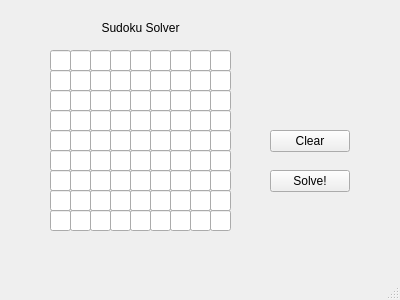
<?xml version="1.0" encoding="UTF-8"?>
<ui version="4.0">
 <class>MainWindow</class>
 <widget class="QMainWindow" name="MainWindow">
  <property name="geometry">
   <rect>
    <x>0</x>
    <y>0</y>
    <width>400</width>
    <height>300</height>
   </rect>
  </property>
  <property name="minimumSize">
   <size>
    <width>400</width>
    <height>300</height>
   </size>
  </property>
  <property name="maximumSize">
   <size>
    <width>400</width>
    <height>300</height>
   </size>
  </property>
  <property name="windowTitle">
   <string>Sudoku Solver</string>
  </property>
  <widget class="QWidget" name="centralwidget">
   <widget class="QLineEdit" name="lineEdit_01">
    <property name="geometry">
     <rect>
      <x>50</x>
      <y>50</y>
      <width>21</width>
      <height>21</height>
     </rect>
    </property>
    <property name="maxLength">
     <number>1</number>
    </property>
    <property name="alignment">
     <set>Qt::AlignCenter</set>
    </property>
   </widget>
   <widget class="QLineEdit" name="lineEdit_02">
    <property name="geometry">
     <rect>
      <x>70</x>
      <y>50</y>
      <width>21</width>
      <height>21</height>
     </rect>
    </property>
    <property name="maxLength">
     <number>1</number>
    </property>
    <property name="alignment">
     <set>Qt::AlignCenter</set>
    </property>
   </widget>
   <widget class="QLineEdit" name="lineEdit_03">
    <property name="geometry">
     <rect>
      <x>90</x>
      <y>50</y>
      <width>21</width>
      <height>21</height>
     </rect>
    </property>
    <property name="maxLength">
     <number>1</number>
    </property>
    <property name="alignment">
     <set>Qt::AlignCenter</set>
    </property>
   </widget>
   <widget class="QLineEdit" name="lineEdit_04">
    <property name="geometry">
     <rect>
      <x>110</x>
      <y>50</y>
      <width>21</width>
      <height>21</height>
     </rect>
    </property>
    <property name="maxLength">
     <number>1</number>
    </property>
    <property name="alignment">
     <set>Qt::AlignCenter</set>
    </property>
   </widget>
   <widget class="QLineEdit" name="lineEdit_05">
    <property name="geometry">
     <rect>
      <x>130</x>
      <y>50</y>
      <width>21</width>
      <height>21</height>
     </rect>
    </property>
    <property name="maxLength">
     <number>1</number>
    </property>
    <property name="alignment">
     <set>Qt::AlignCenter</set>
    </property>
   </widget>
   <widget class="QLineEdit" name="lineEdit_06">
    <property name="geometry">
     <rect>
      <x>150</x>
      <y>50</y>
      <width>21</width>
      <height>21</height>
     </rect>
    </property>
    <property name="maxLength">
     <number>1</number>
    </property>
    <property name="alignment">
     <set>Qt::AlignCenter</set>
    </property>
   </widget>
   <widget class="QLineEdit" name="lineEdit_07">
    <property name="geometry">
     <rect>
      <x>170</x>
      <y>50</y>
      <width>21</width>
      <height>21</height>
     </rect>
    </property>
    <property name="maxLength">
     <number>1</number>
    </property>
    <property name="alignment">
     <set>Qt::AlignCenter</set>
    </property>
   </widget>
   <widget class="QLineEdit" name="lineEdit_08">
    <property name="geometry">
     <rect>
      <x>190</x>
      <y>50</y>
      <width>21</width>
      <height>21</height>
     </rect>
    </property>
    <property name="maxLength">
     <number>1</number>
    </property>
    <property name="alignment">
     <set>Qt::AlignCenter</set>
    </property>
   </widget>
   <widget class="QLineEdit" name="lineEdit_09">
    <property name="geometry">
     <rect>
      <x>210</x>
      <y>50</y>
      <width>21</width>
      <height>21</height>
     </rect>
    </property>
    <property name="maxLength">
     <number>1</number>
    </property>
    <property name="alignment">
     <set>Qt::AlignCenter</set>
    </property>
   </widget>
   <widget class="QLabel" name="Title">
    <property name="geometry">
     <rect>
      <x>50</x>
      <y>20</y>
      <width>181</width>
      <height>16</height>
     </rect>
    </property>
    <property name="text">
     <string>Sudoku Solver</string>
    </property>
    <property name="alignment">
     <set>Qt::AlignCenter</set>
    </property>
   </widget>
   <widget class="QPushButton" name="clearButton">
    <property name="geometry">
     <rect>
      <x>270</x>
      <y>130</y>
      <width>80</width>
      <height>22</height>
     </rect>
    </property>
    <property name="text">
     <string>Clear</string>
    </property>
   </widget>
   <widget class="QPushButton" name="solveButton">
    <property name="geometry">
     <rect>
      <x>270</x>
      <y>170</y>
      <width>80</width>
      <height>22</height>
     </rect>
    </property>
    <property name="text">
     <string>Solve!</string>
    </property>
   </widget>
   <widget class="QLineEdit" name="lineEdit_10">
    <property name="geometry">
     <rect>
      <x>50</x>
      <y>70</y>
      <width>21</width>
      <height>21</height>
     </rect>
    </property>
    <property name="maxLength">
     <number>1</number>
    </property>
    <property name="alignment">
     <set>Qt::AlignCenter</set>
    </property>
   </widget>
   <widget class="QLineEdit" name="lineEdit_11">
    <property name="geometry">
     <rect>
      <x>70</x>
      <y>70</y>
      <width>21</width>
      <height>21</height>
     </rect>
    </property>
    <property name="maxLength">
     <number>1</number>
    </property>
    <property name="alignment">
     <set>Qt::AlignCenter</set>
    </property>
   </widget>
   <widget class="QLineEdit" name="lineEdit_12">
    <property name="geometry">
     <rect>
      <x>90</x>
      <y>70</y>
      <width>21</width>
      <height>21</height>
     </rect>
    </property>
    <property name="maxLength">
     <number>1</number>
    </property>
    <property name="alignment">
     <set>Qt::AlignCenter</set>
    </property>
   </widget>
   <widget class="QLineEdit" name="lineEdit_13">
    <property name="geometry">
     <rect>
      <x>110</x>
      <y>70</y>
      <width>21</width>
      <height>21</height>
     </rect>
    </property>
    <property name="maxLength">
     <number>1</number>
    </property>
    <property name="alignment">
     <set>Qt::AlignCenter</set>
    </property>
   </widget>
   <widget class="QLineEdit" name="lineEdit_14">
    <property name="geometry">
     <rect>
      <x>130</x>
      <y>70</y>
      <width>21</width>
      <height>21</height>
     </rect>
    </property>
    <property name="maxLength">
     <number>1</number>
    </property>
    <property name="alignment">
     <set>Qt::AlignCenter</set>
    </property>
   </widget>
   <widget class="QLineEdit" name="lineEdit_15">
    <property name="geometry">
     <rect>
      <x>150</x>
      <y>70</y>
      <width>21</width>
      <height>21</height>
     </rect>
    </property>
    <property name="maxLength">
     <number>1</number>
    </property>
    <property name="alignment">
     <set>Qt::AlignCenter</set>
    </property>
   </widget>
   <widget class="QLineEdit" name="lineEdit_16">
    <property name="geometry">
     <rect>
      <x>170</x>
      <y>70</y>
      <width>21</width>
      <height>21</height>
     </rect>
    </property>
    <property name="maxLength">
     <number>1</number>
    </property>
    <property name="alignment">
     <set>Qt::AlignCenter</set>
    </property>
   </widget>
   <widget class="QLineEdit" name="lineEdit_17">
    <property name="geometry">
     <rect>
      <x>190</x>
      <y>70</y>
      <width>21</width>
      <height>21</height>
     </rect>
    </property>
    <property name="maxLength">
     <number>1</number>
    </property>
    <property name="alignment">
     <set>Qt::AlignCenter</set>
    </property>
   </widget>
   <widget class="QLineEdit" name="lineEdit_18">
    <property name="geometry">
     <rect>
      <x>210</x>
      <y>70</y>
      <width>21</width>
      <height>21</height>
     </rect>
    </property>
    <property name="maxLength">
     <number>1</number>
    </property>
    <property name="alignment">
     <set>Qt::AlignCenter</set>
    </property>
   </widget>
   <widget class="QLineEdit" name="lineEdit_19">
    <property name="geometry">
     <rect>
      <x>50</x>
      <y>90</y>
      <width>21</width>
      <height>21</height>
     </rect>
    </property>
    <property name="maxLength">
     <number>1</number>
    </property>
    <property name="alignment">
     <set>Qt::AlignCenter</set>
    </property>
   </widget>
   <widget class="QLineEdit" name="lineEdit_20">
    <property name="geometry">
     <rect>
      <x>70</x>
      <y>90</y>
      <width>21</width>
      <height>21</height>
     </rect>
    </property>
    <property name="maxLength">
     <number>1</number>
    </property>
    <property name="alignment">
     <set>Qt::AlignCenter</set>
    </property>
   </widget>
   <widget class="QLineEdit" name="lineEdit_21">
    <property name="geometry">
     <rect>
      <x>90</x>
      <y>90</y>
      <width>21</width>
      <height>21</height>
     </rect>
    </property>
    <property name="maxLength">
     <number>1</number>
    </property>
    <property name="alignment">
     <set>Qt::AlignCenter</set>
    </property>
   </widget>
   <widget class="QLineEdit" name="lineEdit_22">
    <property name="geometry">
     <rect>
      <x>110</x>
      <y>90</y>
      <width>21</width>
      <height>21</height>
     </rect>
    </property>
    <property name="maxLength">
     <number>1</number>
    </property>
    <property name="alignment">
     <set>Qt::AlignCenter</set>
    </property>
   </widget>
   <widget class="QLineEdit" name="lineEdit_23">
    <property name="geometry">
     <rect>
      <x>130</x>
      <y>90</y>
      <width>21</width>
      <height>21</height>
     </rect>
    </property>
    <property name="maxLength">
     <number>1</number>
    </property>
    <property name="alignment">
     <set>Qt::AlignCenter</set>
    </property>
   </widget>
   <widget class="QLineEdit" name="lineEdit_24">
    <property name="geometry">
     <rect>
      <x>150</x>
      <y>90</y>
      <width>21</width>
      <height>21</height>
     </rect>
    </property>
    <property name="maxLength">
     <number>1</number>
    </property>
    <property name="alignment">
     <set>Qt::AlignCenter</set>
    </property>
   </widget>
   <widget class="QLineEdit" name="lineEdit_25">
    <property name="geometry">
     <rect>
      <x>170</x>
      <y>90</y>
      <width>21</width>
      <height>21</height>
     </rect>
    </property>
    <property name="maxLength">
     <number>1</number>
    </property>
    <property name="alignment">
     <set>Qt::AlignCenter</set>
    </property>
   </widget>
   <widget class="QLineEdit" name="lineEdit_26">
    <property name="geometry">
     <rect>
      <x>190</x>
      <y>90</y>
      <width>21</width>
      <height>21</height>
     </rect>
    </property>
    <property name="maxLength">
     <number>1</number>
    </property>
    <property name="alignment">
     <set>Qt::AlignCenter</set>
    </property>
   </widget>
   <widget class="QLineEdit" name="lineEdit_27">
    <property name="geometry">
     <rect>
      <x>210</x>
      <y>90</y>
      <width>21</width>
      <height>21</height>
     </rect>
    </property>
    <property name="maxLength">
     <number>1</number>
    </property>
    <property name="alignment">
     <set>Qt::AlignCenter</set>
    </property>
   </widget>
   <widget class="QLineEdit" name="lineEdit_28">
    <property name="geometry">
     <rect>
      <x>50</x>
      <y>110</y>
      <width>21</width>
      <height>21</height>
     </rect>
    </property>
    <property name="maxLength">
     <number>1</number>
    </property>
    <property name="alignment">
     <set>Qt::AlignCenter</set>
    </property>
   </widget>
   <widget class="QLineEdit" name="lineEdit_29">
    <property name="geometry">
     <rect>
      <x>70</x>
      <y>110</y>
      <width>21</width>
      <height>21</height>
     </rect>
    </property>
    <property name="maxLength">
     <number>1</number>
    </property>
    <property name="alignment">
     <set>Qt::AlignCenter</set>
    </property>
   </widget>
   <widget class="QLineEdit" name="lineEdit_30">
    <property name="geometry">
     <rect>
      <x>90</x>
      <y>110</y>
      <width>21</width>
      <height>21</height>
     </rect>
    </property>
    <property name="maxLength">
     <number>1</number>
    </property>
    <property name="alignment">
     <set>Qt::AlignCenter</set>
    </property>
   </widget>
   <widget class="QLineEdit" name="lineEdit_31">
    <property name="geometry">
     <rect>
      <x>110</x>
      <y>110</y>
      <width>21</width>
      <height>21</height>
     </rect>
    </property>
    <property name="maxLength">
     <number>1</number>
    </property>
    <property name="alignment">
     <set>Qt::AlignCenter</set>
    </property>
   </widget>
   <widget class="QLineEdit" name="lineEdit_32">
    <property name="geometry">
     <rect>
      <x>130</x>
      <y>110</y>
      <width>21</width>
      <height>21</height>
     </rect>
    </property>
    <property name="maxLength">
     <number>1</number>
    </property>
    <property name="alignment">
     <set>Qt::AlignCenter</set>
    </property>
   </widget>
   <widget class="QLineEdit" name="lineEdit_33">
    <property name="geometry">
     <rect>
      <x>150</x>
      <y>110</y>
      <width>21</width>
      <height>21</height>
     </rect>
    </property>
    <property name="maxLength">
     <number>1</number>
    </property>
    <property name="alignment">
     <set>Qt::AlignCenter</set>
    </property>
   </widget>
   <widget class="QLineEdit" name="lineEdit_34">
    <property name="geometry">
     <rect>
      <x>170</x>
      <y>110</y>
      <width>21</width>
      <height>21</height>
     </rect>
    </property>
    <property name="maxLength">
     <number>1</number>
    </property>
    <property name="alignment">
     <set>Qt::AlignCenter</set>
    </property>
   </widget>
   <widget class="QLineEdit" name="lineEdit_35">
    <property name="geometry">
     <rect>
      <x>190</x>
      <y>110</y>
      <width>21</width>
      <height>21</height>
     </rect>
    </property>
    <property name="maxLength">
     <number>1</number>
    </property>
    <property name="alignment">
     <set>Qt::AlignCenter</set>
    </property>
   </widget>
   <widget class="QLineEdit" name="lineEdit_36">
    <property name="geometry">
     <rect>
      <x>210</x>
      <y>110</y>
      <width>21</width>
      <height>21</height>
     </rect>
    </property>
    <property name="maxLength">
     <number>1</number>
    </property>
    <property name="alignment">
     <set>Qt::AlignCenter</set>
    </property>
   </widget>
   <widget class="QLineEdit" name="lineEdit_37">
    <property name="geometry">
     <rect>
      <x>50</x>
      <y>130</y>
      <width>21</width>
      <height>21</height>
     </rect>
    </property>
    <property name="maxLength">
     <number>1</number>
    </property>
    <property name="alignment">
     <set>Qt::AlignCenter</set>
    </property>
   </widget>
   <widget class="QLineEdit" name="lineEdit_38">
    <property name="geometry">
     <rect>
      <x>70</x>
      <y>130</y>
      <width>21</width>
      <height>21</height>
     </rect>
    </property>
    <property name="maxLength">
     <number>1</number>
    </property>
    <property name="alignment">
     <set>Qt::AlignCenter</set>
    </property>
   </widget>
   <widget class="QLineEdit" name="lineEdit_39">
    <property name="geometry">
     <rect>
      <x>90</x>
      <y>130</y>
      <width>21</width>
      <height>21</height>
     </rect>
    </property>
    <property name="maxLength">
     <number>1</number>
    </property>
    <property name="alignment">
     <set>Qt::AlignCenter</set>
    </property>
   </widget>
   <widget class="QLineEdit" name="lineEdit_40">
    <property name="geometry">
     <rect>
      <x>110</x>
      <y>130</y>
      <width>21</width>
      <height>21</height>
     </rect>
    </property>
    <property name="maxLength">
     <number>1</number>
    </property>
    <property name="alignment">
     <set>Qt::AlignCenter</set>
    </property>
   </widget>
   <widget class="QLineEdit" name="lineEdit_41">
    <property name="geometry">
     <rect>
      <x>130</x>
      <y>130</y>
      <width>21</width>
      <height>21</height>
     </rect>
    </property>
    <property name="maxLength">
     <number>1</number>
    </property>
    <property name="alignment">
     <set>Qt::AlignCenter</set>
    </property>
   </widget>
   <widget class="QLineEdit" name="lineEdit_42">
    <property name="geometry">
     <rect>
      <x>150</x>
      <y>130</y>
      <width>21</width>
      <height>21</height>
     </rect>
    </property>
    <property name="maxLength">
     <number>1</number>
    </property>
    <property name="alignment">
     <set>Qt::AlignCenter</set>
    </property>
   </widget>
   <widget class="QLineEdit" name="lineEdit_43">
    <property name="geometry">
     <rect>
      <x>170</x>
      <y>130</y>
      <width>21</width>
      <height>21</height>
     </rect>
    </property>
    <property name="maxLength">
     <number>1</number>
    </property>
    <property name="alignment">
     <set>Qt::AlignCenter</set>
    </property>
   </widget>
   <widget class="QLineEdit" name="lineEdit_44">
    <property name="geometry">
     <rect>
      <x>190</x>
      <y>130</y>
      <width>21</width>
      <height>21</height>
     </rect>
    </property>
    <property name="maxLength">
     <number>1</number>
    </property>
    <property name="alignment">
     <set>Qt::AlignCenter</set>
    </property>
   </widget>
   <widget class="QLineEdit" name="lineEdit_45">
    <property name="geometry">
     <rect>
      <x>210</x>
      <y>130</y>
      <width>21</width>
      <height>21</height>
     </rect>
    </property>
    <property name="maxLength">
     <number>1</number>
    </property>
    <property name="alignment">
     <set>Qt::AlignCenter</set>
    </property>
   </widget>
   <widget class="QLineEdit" name="lineEdit_46">
    <property name="geometry">
     <rect>
      <x>50</x>
      <y>150</y>
      <width>21</width>
      <height>21</height>
     </rect>
    </property>
    <property name="maxLength">
     <number>1</number>
    </property>
    <property name="alignment">
     <set>Qt::AlignCenter</set>
    </property>
   </widget>
   <widget class="QLineEdit" name="lineEdit_47">
    <property name="geometry">
     <rect>
      <x>70</x>
      <y>150</y>
      <width>21</width>
      <height>21</height>
     </rect>
    </property>
    <property name="maxLength">
     <number>1</number>
    </property>
    <property name="alignment">
     <set>Qt::AlignCenter</set>
    </property>
   </widget>
   <widget class="QLineEdit" name="lineEdit_48">
    <property name="geometry">
     <rect>
      <x>90</x>
      <y>150</y>
      <width>21</width>
      <height>21</height>
     </rect>
    </property>
    <property name="maxLength">
     <number>1</number>
    </property>
    <property name="alignment">
     <set>Qt::AlignCenter</set>
    </property>
   </widget>
   <widget class="QLineEdit" name="lineEdit_49">
    <property name="geometry">
     <rect>
      <x>110</x>
      <y>150</y>
      <width>21</width>
      <height>21</height>
     </rect>
    </property>
    <property name="maxLength">
     <number>1</number>
    </property>
    <property name="alignment">
     <set>Qt::AlignCenter</set>
    </property>
   </widget>
   <widget class="QLineEdit" name="lineEdit_50">
    <property name="geometry">
     <rect>
      <x>130</x>
      <y>150</y>
      <width>21</width>
      <height>21</height>
     </rect>
    </property>
    <property name="maxLength">
     <number>1</number>
    </property>
    <property name="alignment">
     <set>Qt::AlignCenter</set>
    </property>
   </widget>
   <widget class="QLineEdit" name="lineEdit_51">
    <property name="geometry">
     <rect>
      <x>150</x>
      <y>150</y>
      <width>21</width>
      <height>21</height>
     </rect>
    </property>
    <property name="maxLength">
     <number>1</number>
    </property>
    <property name="alignment">
     <set>Qt::AlignCenter</set>
    </property>
   </widget>
   <widget class="QLineEdit" name="lineEdit_52">
    <property name="geometry">
     <rect>
      <x>170</x>
      <y>150</y>
      <width>21</width>
      <height>21</height>
     </rect>
    </property>
    <property name="maxLength">
     <number>1</number>
    </property>
    <property name="alignment">
     <set>Qt::AlignCenter</set>
    </property>
   </widget>
   <widget class="QLineEdit" name="lineEdit_53">
    <property name="geometry">
     <rect>
      <x>190</x>
      <y>150</y>
      <width>21</width>
      <height>21</height>
     </rect>
    </property>
    <property name="maxLength">
     <number>1</number>
    </property>
    <property name="alignment">
     <set>Qt::AlignCenter</set>
    </property>
   </widget>
   <widget class="QLineEdit" name="lineEdit_54">
    <property name="geometry">
     <rect>
      <x>210</x>
      <y>150</y>
      <width>21</width>
      <height>21</height>
     </rect>
    </property>
    <property name="maxLength">
     <number>1</number>
    </property>
    <property name="alignment">
     <set>Qt::AlignCenter</set>
    </property>
   </widget>
   <widget class="QLineEdit" name="lineEdit_55">
    <property name="geometry">
     <rect>
      <x>50</x>
      <y>170</y>
      <width>21</width>
      <height>21</height>
     </rect>
    </property>
    <property name="maxLength">
     <number>1</number>
    </property>
    <property name="alignment">
     <set>Qt::AlignCenter</set>
    </property>
   </widget>
   <widget class="QLineEdit" name="lineEdit_56">
    <property name="geometry">
     <rect>
      <x>70</x>
      <y>170</y>
      <width>21</width>
      <height>21</height>
     </rect>
    </property>
    <property name="maxLength">
     <number>1</number>
    </property>
    <property name="alignment">
     <set>Qt::AlignCenter</set>
    </property>
   </widget>
   <widget class="QLineEdit" name="lineEdit_57">
    <property name="geometry">
     <rect>
      <x>90</x>
      <y>170</y>
      <width>21</width>
      <height>21</height>
     </rect>
    </property>
    <property name="maxLength">
     <number>1</number>
    </property>
    <property name="alignment">
     <set>Qt::AlignCenter</set>
    </property>
   </widget>
   <widget class="QLineEdit" name="lineEdit_58">
    <property name="geometry">
     <rect>
      <x>110</x>
      <y>170</y>
      <width>21</width>
      <height>21</height>
     </rect>
    </property>
    <property name="maxLength">
     <number>1</number>
    </property>
    <property name="alignment">
     <set>Qt::AlignCenter</set>
    </property>
   </widget>
   <widget class="QLineEdit" name="lineEdit_59">
    <property name="geometry">
     <rect>
      <x>130</x>
      <y>170</y>
      <width>21</width>
      <height>21</height>
     </rect>
    </property>
    <property name="maxLength">
     <number>1</number>
    </property>
    <property name="alignment">
     <set>Qt::AlignCenter</set>
    </property>
   </widget>
   <widget class="QLineEdit" name="lineEdit_60">
    <property name="geometry">
     <rect>
      <x>150</x>
      <y>170</y>
      <width>21</width>
      <height>21</height>
     </rect>
    </property>
    <property name="maxLength">
     <number>1</number>
    </property>
    <property name="alignment">
     <set>Qt::AlignCenter</set>
    </property>
   </widget>
   <widget class="QLineEdit" name="lineEdit_61">
    <property name="geometry">
     <rect>
      <x>170</x>
      <y>170</y>
      <width>21</width>
      <height>21</height>
     </rect>
    </property>
    <property name="maxLength">
     <number>1</number>
    </property>
    <property name="alignment">
     <set>Qt::AlignCenter</set>
    </property>
   </widget>
   <widget class="QLineEdit" name="lineEdit_62">
    <property name="geometry">
     <rect>
      <x>190</x>
      <y>170</y>
      <width>21</width>
      <height>21</height>
     </rect>
    </property>
    <property name="maxLength">
     <number>1</number>
    </property>
    <property name="alignment">
     <set>Qt::AlignCenter</set>
    </property>
   </widget>
   <widget class="QLineEdit" name="lineEdit_63">
    <property name="geometry">
     <rect>
      <x>210</x>
      <y>170</y>
      <width>21</width>
      <height>21</height>
     </rect>
    </property>
    <property name="maxLength">
     <number>1</number>
    </property>
    <property name="alignment">
     <set>Qt::AlignCenter</set>
    </property>
   </widget>
   <widget class="QLineEdit" name="lineEdit_64">
    <property name="geometry">
     <rect>
      <x>50</x>
      <y>190</y>
      <width>21</width>
      <height>21</height>
     </rect>
    </property>
    <property name="maxLength">
     <number>1</number>
    </property>
    <property name="alignment">
     <set>Qt::AlignCenter</set>
    </property>
   </widget>
   <widget class="QLineEdit" name="lineEdit_65">
    <property name="geometry">
     <rect>
      <x>70</x>
      <y>190</y>
      <width>21</width>
      <height>21</height>
     </rect>
    </property>
    <property name="maxLength">
     <number>1</number>
    </property>
    <property name="alignment">
     <set>Qt::AlignCenter</set>
    </property>
   </widget>
   <widget class="QLineEdit" name="lineEdit_66">
    <property name="geometry">
     <rect>
      <x>90</x>
      <y>190</y>
      <width>21</width>
      <height>21</height>
     </rect>
    </property>
    <property name="maxLength">
     <number>1</number>
    </property>
    <property name="alignment">
     <set>Qt::AlignCenter</set>
    </property>
   </widget>
   <widget class="QLineEdit" name="lineEdit_67">
    <property name="geometry">
     <rect>
      <x>110</x>
      <y>190</y>
      <width>21</width>
      <height>21</height>
     </rect>
    </property>
    <property name="maxLength">
     <number>1</number>
    </property>
    <property name="alignment">
     <set>Qt::AlignCenter</set>
    </property>
   </widget>
   <widget class="QLineEdit" name="lineEdit_68">
    <property name="geometry">
     <rect>
      <x>130</x>
      <y>190</y>
      <width>21</width>
      <height>21</height>
     </rect>
    </property>
    <property name="maxLength">
     <number>1</number>
    </property>
    <property name="alignment">
     <set>Qt::AlignCenter</set>
    </property>
   </widget>
   <widget class="QLineEdit" name="lineEdit_69">
    <property name="geometry">
     <rect>
      <x>150</x>
      <y>190</y>
      <width>21</width>
      <height>21</height>
     </rect>
    </property>
    <property name="maxLength">
     <number>1</number>
    </property>
    <property name="alignment">
     <set>Qt::AlignCenter</set>
    </property>
   </widget>
   <widget class="QLineEdit" name="lineEdit_70">
    <property name="geometry">
     <rect>
      <x>170</x>
      <y>190</y>
      <width>21</width>
      <height>21</height>
     </rect>
    </property>
    <property name="maxLength">
     <number>1</number>
    </property>
    <property name="alignment">
     <set>Qt::AlignCenter</set>
    </property>
   </widget>
   <widget class="QLineEdit" name="lineEdit_71">
    <property name="geometry">
     <rect>
      <x>190</x>
      <y>190</y>
      <width>21</width>
      <height>21</height>
     </rect>
    </property>
    <property name="maxLength">
     <number>1</number>
    </property>
    <property name="alignment">
     <set>Qt::AlignCenter</set>
    </property>
   </widget>
   <widget class="QLineEdit" name="lineEdit_72">
    <property name="geometry">
     <rect>
      <x>210</x>
      <y>190</y>
      <width>21</width>
      <height>21</height>
     </rect>
    </property>
    <property name="maxLength">
     <number>1</number>
    </property>
    <property name="alignment">
     <set>Qt::AlignCenter</set>
    </property>
   </widget>
   <widget class="QLineEdit" name="lineEdit_73">
    <property name="geometry">
     <rect>
      <x>50</x>
      <y>210</y>
      <width>21</width>
      <height>21</height>
     </rect>
    </property>
    <property name="maxLength">
     <number>1</number>
    </property>
    <property name="alignment">
     <set>Qt::AlignCenter</set>
    </property>
   </widget>
   <widget class="QLineEdit" name="lineEdit_74">
    <property name="geometry">
     <rect>
      <x>70</x>
      <y>210</y>
      <width>21</width>
      <height>21</height>
     </rect>
    </property>
    <property name="maxLength">
     <number>1</number>
    </property>
    <property name="alignment">
     <set>Qt::AlignCenter</set>
    </property>
   </widget>
   <widget class="QLineEdit" name="lineEdit_75">
    <property name="geometry">
     <rect>
      <x>90</x>
      <y>210</y>
      <width>21</width>
      <height>21</height>
     </rect>
    </property>
    <property name="maxLength">
     <number>1</number>
    </property>
    <property name="alignment">
     <set>Qt::AlignCenter</set>
    </property>
   </widget>
   <widget class="QLineEdit" name="lineEdit_76">
    <property name="geometry">
     <rect>
      <x>110</x>
      <y>210</y>
      <width>21</width>
      <height>21</height>
     </rect>
    </property>
    <property name="maxLength">
     <number>1</number>
    </property>
    <property name="alignment">
     <set>Qt::AlignCenter</set>
    </property>
   </widget>
   <widget class="QLineEdit" name="lineEdit_77">
    <property name="geometry">
     <rect>
      <x>130</x>
      <y>210</y>
      <width>21</width>
      <height>21</height>
     </rect>
    </property>
    <property name="maxLength">
     <number>1</number>
    </property>
    <property name="alignment">
     <set>Qt::AlignCenter</set>
    </property>
   </widget>
   <widget class="QLineEdit" name="lineEdit_78">
    <property name="geometry">
     <rect>
      <x>150</x>
      <y>210</y>
      <width>21</width>
      <height>21</height>
     </rect>
    </property>
    <property name="maxLength">
     <number>1</number>
    </property>
    <property name="alignment">
     <set>Qt::AlignCenter</set>
    </property>
   </widget>
   <widget class="QLineEdit" name="lineEdit_79">
    <property name="geometry">
     <rect>
      <x>170</x>
      <y>210</y>
      <width>21</width>
      <height>21</height>
     </rect>
    </property>
    <property name="maxLength">
     <number>1</number>
    </property>
    <property name="alignment">
     <set>Qt::AlignCenter</set>
    </property>
   </widget>
   <widget class="QLineEdit" name="lineEdit_80">
    <property name="geometry">
     <rect>
      <x>190</x>
      <y>210</y>
      <width>21</width>
      <height>21</height>
     </rect>
    </property>
    <property name="maxLength">
     <number>1</number>
    </property>
    <property name="alignment">
     <set>Qt::AlignCenter</set>
    </property>
   </widget>
   <widget class="QLineEdit" name="lineEdit_81">
    <property name="geometry">
     <rect>
      <x>210</x>
      <y>210</y>
      <width>21</width>
      <height>21</height>
     </rect>
    </property>
    <property name="maxLength">
     <number>1</number>
    </property>
    <property name="alignment">
     <set>Qt::AlignCenter</set>
    </property>
   </widget>
   <zorder>clearButton</zorder>
   <zorder>solveButton</zorder>
   <zorder>lineEdit_01</zorder>
   <zorder>lineEdit_02</zorder>
   <zorder>lineEdit_03</zorder>
   <zorder>lineEdit_04</zorder>
   <zorder>lineEdit_05</zorder>
   <zorder>lineEdit_06</zorder>
   <zorder>lineEdit_07</zorder>
   <zorder>lineEdit_08</zorder>
   <zorder>lineEdit_09</zorder>
   <zorder>Title</zorder>
   <zorder>lineEdit_10</zorder>
   <zorder>lineEdit_11</zorder>
   <zorder>lineEdit_12</zorder>
   <zorder>lineEdit_13</zorder>
   <zorder>lineEdit_14</zorder>
   <zorder>lineEdit_15</zorder>
   <zorder>lineEdit_16</zorder>
   <zorder>lineEdit_17</zorder>
   <zorder>lineEdit_18</zorder>
   <zorder>lineEdit_19</zorder>
   <zorder>lineEdit_20</zorder>
   <zorder>lineEdit_21</zorder>
   <zorder>lineEdit_22</zorder>
   <zorder>lineEdit_23</zorder>
   <zorder>lineEdit_24</zorder>
   <zorder>lineEdit_25</zorder>
   <zorder>lineEdit_26</zorder>
   <zorder>lineEdit_27</zorder>
   <zorder>lineEdit_28</zorder>
   <zorder>lineEdit_29</zorder>
   <zorder>lineEdit_30</zorder>
   <zorder>lineEdit_31</zorder>
   <zorder>lineEdit_32</zorder>
   <zorder>lineEdit_33</zorder>
   <zorder>lineEdit_34</zorder>
   <zorder>lineEdit_35</zorder>
   <zorder>lineEdit_36</zorder>
   <zorder>lineEdit_37</zorder>
   <zorder>lineEdit_38</zorder>
   <zorder>lineEdit_39</zorder>
   <zorder>lineEdit_40</zorder>
   <zorder>lineEdit_41</zorder>
   <zorder>lineEdit_42</zorder>
   <zorder>lineEdit_43</zorder>
   <zorder>lineEdit_44</zorder>
   <zorder>lineEdit_45</zorder>
   <zorder>lineEdit_46</zorder>
   <zorder>lineEdit_47</zorder>
   <zorder>lineEdit_48</zorder>
   <zorder>lineEdit_49</zorder>
   <zorder>lineEdit_50</zorder>
   <zorder>lineEdit_51</zorder>
   <zorder>lineEdit_52</zorder>
   <zorder>lineEdit_53</zorder>
   <zorder>lineEdit_54</zorder>
   <zorder>lineEdit_55</zorder>
   <zorder>lineEdit_56</zorder>
   <zorder>lineEdit_57</zorder>
   <zorder>lineEdit_58</zorder>
   <zorder>lineEdit_59</zorder>
   <zorder>lineEdit_60</zorder>
   <zorder>lineEdit_61</zorder>
   <zorder>lineEdit_62</zorder>
   <zorder>lineEdit_63</zorder>
   <zorder>lineEdit_64</zorder>
   <zorder>lineEdit_65</zorder>
   <zorder>lineEdit_66</zorder>
   <zorder>lineEdit_67</zorder>
   <zorder>lineEdit_68</zorder>
   <zorder>lineEdit_69</zorder>
   <zorder>lineEdit_70</zorder>
   <zorder>lineEdit_71</zorder>
   <zorder>lineEdit_72</zorder>
   <zorder>lineEdit_73</zorder>
   <zorder>lineEdit_74</zorder>
   <zorder>lineEdit_75</zorder>
   <zorder>lineEdit_76</zorder>
   <zorder>lineEdit_77</zorder>
   <zorder>lineEdit_78</zorder>
   <zorder>lineEdit_79</zorder>
   <zorder>lineEdit_80</zorder>
   <zorder>lineEdit_81</zorder>
  </widget>
  <widget class="QMenuBar" name="menubar">
   <property name="geometry">
    <rect>
     <x>0</x>
     <y>0</y>
     <width>400</width>
     <height>20</height>
    </rect>
   </property>
  </widget>
  <widget class="QStatusBar" name="statusbar"/>
 </widget>
 <resources/>
 <connections/>
</ui>
